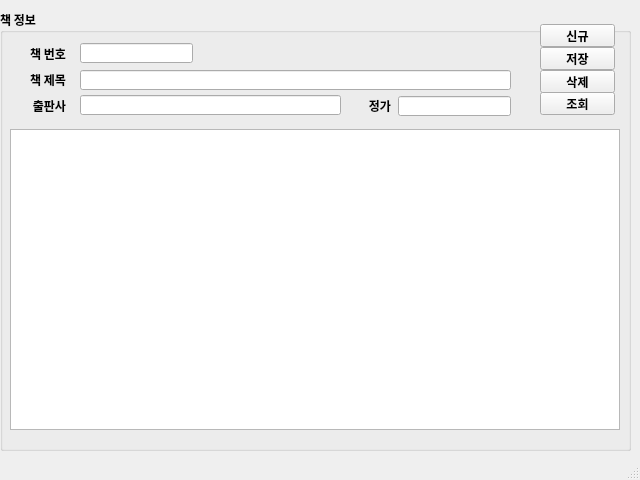
<?xml version="1.0" encoding="UTF-8"?>
<ui version="4.0">
 <class>MainWindow</class>
 <widget class="QMainWindow" name="MainWindow">
  <property name="geometry">
   <rect>
    <x>0</x>
    <y>0</y>
    <width>640</width>
    <height>480</height>
   </rect>
  </property>
  <property name="font">
   <font>
    <family>나눔고딕</family>
    <weight>75</weight>
    <bold>true</bold>
   </font>
  </property>
  <property name="windowTitle">
   <string>마당 도서관리 V1.0</string>
  </property>
  <widget class="QWidget" name="centralwidget">
   <widget class="QGroupBox" name="groupBox">
    <property name="geometry">
     <rect>
      <x>0</x>
      <y>10</y>
      <width>631</width>
      <height>441</height>
     </rect>
    </property>
    <property name="title">
     <string>책 정보</string>
    </property>
    <widget class="QTableWidget" name="tblBooks">
     <property name="geometry">
      <rect>
       <x>10</x>
       <y>119</y>
       <width>610</width>
       <height>301</height>
      </rect>
     </property>
    </widget>
    <widget class="QLineEdit" name="txtBookid">
     <property name="geometry">
      <rect>
       <x>80</x>
       <y>33</y>
       <width>113</width>
       <height>20</height>
      </rect>
     </property>
    </widget>
    <widget class="QLabel" name="label">
     <property name="geometry">
      <rect>
       <x>10</x>
       <y>38</y>
       <width>56</width>
       <height>12</height>
      </rect>
     </property>
     <property name="text">
      <string>책 번호</string>
     </property>
     <property name="alignment">
      <set>Qt::AlignRight|Qt::AlignTrailing|Qt::AlignVCenter</set>
     </property>
    </widget>
    <widget class="QLabel" name="label_2">
     <property name="geometry">
      <rect>
       <x>10</x>
       <y>60</y>
       <width>56</width>
       <height>20</height>
      </rect>
     </property>
     <property name="text">
      <string>책 제목</string>
     </property>
     <property name="alignment">
      <set>Qt::AlignRight|Qt::AlignTrailing|Qt::AlignVCenter</set>
     </property>
    </widget>
    <widget class="QLineEdit" name="txtBookName">
     <property name="geometry">
      <rect>
       <x>80</x>
       <y>60</y>
       <width>431</width>
       <height>20</height>
      </rect>
     </property>
    </widget>
    <widget class="QLineEdit" name="txtPrice">
     <property name="geometry">
      <rect>
       <x>398</x>
       <y>86</y>
       <width>113</width>
       <height>20</height>
      </rect>
     </property>
    </widget>
    <widget class="QLabel" name="label_3">
     <property name="geometry">
      <rect>
       <x>10</x>
       <y>90</y>
       <width>56</width>
       <height>12</height>
      </rect>
     </property>
     <property name="text">
      <string>출판사</string>
     </property>
     <property name="alignment">
      <set>Qt::AlignRight|Qt::AlignTrailing|Qt::AlignVCenter</set>
     </property>
    </widget>
    <widget class="QLineEdit" name="txtPublisher">
     <property name="geometry">
      <rect>
       <x>80</x>
       <y>85</y>
       <width>261</width>
       <height>20</height>
      </rect>
     </property>
    </widget>
    <widget class="QLabel" name="label_4">
     <property name="geometry">
      <rect>
       <x>330</x>
       <y>88</y>
       <width>61</width>
       <height>16</height>
      </rect>
     </property>
     <property name="text">
      <string>정가</string>
     </property>
     <property name="alignment">
      <set>Qt::AlignRight|Qt::AlignTrailing|Qt::AlignVCenter</set>
     </property>
    </widget>
    <widget class="QPushButton" name="btnNew">
     <property name="geometry">
      <rect>
       <x>540</x>
       <y>14</y>
       <width>75</width>
       <height>23</height>
      </rect>
     </property>
     <property name="text">
      <string>신규</string>
     </property>
    </widget>
    <widget class="QPushButton" name="btnSave">
     <property name="geometry">
      <rect>
       <x>540</x>
       <y>37</y>
       <width>75</width>
       <height>23</height>
      </rect>
     </property>
     <property name="text">
      <string>저장</string>
     </property>
    </widget>
    <widget class="QPushButton" name="btnDel">
     <property name="geometry">
      <rect>
       <x>540</x>
       <y>60</y>
       <width>75</width>
       <height>23</height>
      </rect>
     </property>
     <property name="text">
      <string>삭제</string>
     </property>
    </widget>
    <widget class="QPushButton" name="btnReload">
     <property name="geometry">
      <rect>
       <x>540</x>
       <y>82</y>
       <width>75</width>
       <height>23</height>
      </rect>
     </property>
     <property name="text">
      <string>조회</string>
     </property>
    </widget>
   </widget>
  </widget>
  <widget class="QMenuBar" name="menubar">
   <property name="geometry">
    <rect>
     <x>0</x>
     <y>0</y>
     <width>640</width>
     <height>20</height>
    </rect>
   </property>
  </widget>
  <widget class="QStatusBar" name="statusbar"/>
 </widget>
 <resources/>
 <connections/>
</ui>
